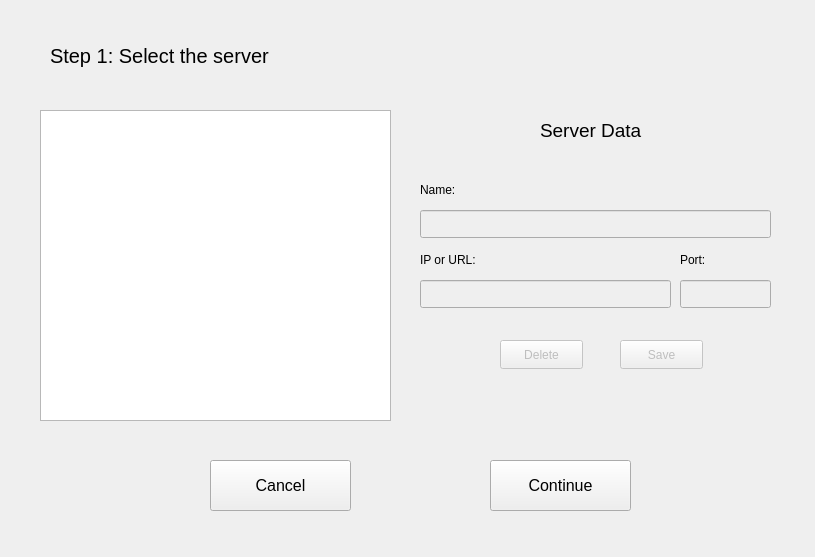
<?xml version="1.0" encoding="UTF-8"?>
<ui version="4.0">
 <class>spslidarDownloadDlg</class>
 <widget class="QDialog" name="spslidarDownloadDlg">
  <property name="geometry">
   <rect>
    <x>0</x>
    <y>0</y>
    <width>815</width>
    <height>557</height>
   </rect>
  </property>
  <property name="windowTitle">
   <string>SPSLiDAR Server Download</string>
  </property>
  <widget class="QStackedWidget" name="stackedWidget">
   <property name="geometry">
    <rect>
     <x>0</x>
     <y>0</y>
     <width>801</width>
     <height>551</height>
    </rect>
   </property>
   <widget class="QWidget" name="page1">
    <widget class="QLabel" name="step1">
     <property name="geometry">
      <rect>
       <x>50</x>
       <y>40</y>
       <width>471</width>
       <height>31</height>
      </rect>
     </property>
     <property name="font">
      <font>
       <pointsize>15</pointsize>
      </font>
     </property>
     <property name="text">
      <string>Step 1: Select the server</string>
     </property>
    </widget>
    <widget class="QPushButton" name="serverContinue">
     <property name="geometry">
      <rect>
       <x>490</x>
       <y>460</y>
       <width>141</width>
       <height>51</height>
      </rect>
     </property>
     <property name="font">
      <font>
       <pointsize>12</pointsize>
      </font>
     </property>
     <property name="text">
      <string>Continue</string>
     </property>
     <property name="autoDefault">
      <bool>false</bool>
     </property>
     <property name="default">
      <bool>true</bool>
     </property>
    </widget>
    <widget class="QListWidget" name="serverList">
     <property name="geometry">
      <rect>
       <x>40</x>
       <y>110</y>
       <width>351</width>
       <height>311</height>
      </rect>
     </property>
    </widget>
    <widget class="QLabel" name="label_2">
     <property name="geometry">
      <rect>
       <x>420</x>
       <y>180</y>
       <width>63</width>
       <height>20</height>
      </rect>
     </property>
     <property name="text">
      <string>Name:</string>
     </property>
    </widget>
    <widget class="QLineEdit" name="serverName">
     <property name="enabled">
      <bool>false</bool>
     </property>
     <property name="geometry">
      <rect>
       <x>420</x>
       <y>210</y>
       <width>351</width>
       <height>28</height>
      </rect>
     </property>
     <property name="readOnly">
      <bool>false</bool>
     </property>
    </widget>
    <widget class="QLabel" name="label_3">
     <property name="geometry">
      <rect>
       <x>420</x>
       <y>250</y>
       <width>71</width>
       <height>20</height>
      </rect>
     </property>
     <property name="text">
      <string>IP or URL:</string>
     </property>
    </widget>
    <widget class="QLabel" name="label_4">
     <property name="geometry">
      <rect>
       <x>680</x>
       <y>250</y>
       <width>71</width>
       <height>20</height>
      </rect>
     </property>
     <property name="text">
      <string>Port:</string>
     </property>
    </widget>
    <widget class="QLineEdit" name="serverIP">
     <property name="enabled">
      <bool>false</bool>
     </property>
     <property name="geometry">
      <rect>
       <x>420</x>
       <y>280</y>
       <width>251</width>
       <height>28</height>
      </rect>
     </property>
     <property name="readOnly">
      <bool>false</bool>
     </property>
    </widget>
    <widget class="QLineEdit" name="serverPort">
     <property name="enabled">
      <bool>false</bool>
     </property>
     <property name="geometry">
      <rect>
       <x>680</x>
       <y>280</y>
       <width>91</width>
       <height>28</height>
      </rect>
     </property>
     <property name="readOnly">
      <bool>false</bool>
     </property>
    </widget>
    <widget class="QLabel" name="label_5">
     <property name="geometry">
      <rect>
       <x>540</x>
       <y>120</y>
       <width>131</width>
       <height>20</height>
      </rect>
     </property>
     <property name="font">
      <font>
       <pointsize>14</pointsize>
      </font>
     </property>
     <property name="text">
      <string>Server Data</string>
     </property>
    </widget>
    <widget class="QPushButton" name="saveButton">
     <property name="enabled">
      <bool>false</bool>
     </property>
     <property name="geometry">
      <rect>
       <x>620</x>
       <y>340</y>
       <width>83</width>
       <height>29</height>
      </rect>
     </property>
     <property name="text">
      <string>Save</string>
     </property>
     <property name="default">
      <bool>false</bool>
     </property>
     <property name="flat">
      <bool>false</bool>
     </property>
    </widget>
    <widget class="QPushButton" name="deleteButton">
     <property name="enabled">
      <bool>false</bool>
     </property>
     <property name="geometry">
      <rect>
       <x>500</x>
       <y>340</y>
       <width>83</width>
       <height>29</height>
      </rect>
     </property>
     <property name="text">
      <string>Delete</string>
     </property>
     <property name="default">
      <bool>false</bool>
     </property>
     <property name="flat">
      <bool>false</bool>
     </property>
    </widget>
    <widget class="QPushButton" name="serverCancel">
     <property name="geometry">
      <rect>
       <x>210</x>
       <y>460</y>
       <width>141</width>
       <height>51</height>
      </rect>
     </property>
     <property name="font">
      <font>
       <pointsize>12</pointsize>
      </font>
     </property>
     <property name="text">
      <string>Cancel</string>
     </property>
     <property name="autoDefault">
      <bool>false</bool>
     </property>
    </widget>
   </widget>
   <widget class="QWidget" name="page2">
    <widget class="QLabel" name="step2">
     <property name="geometry">
      <rect>
       <x>60</x>
       <y>50</y>
       <width>371</width>
       <height>31</height>
      </rect>
     </property>
     <property name="font">
      <font>
       <pointsize>15</pointsize>
      </font>
     </property>
     <property name="text">
      <string>Step 2: Select a Dataset</string>
     </property>
    </widget>
    <widget class="QListWidget" name="workspaceList">
     <property name="geometry">
      <rect>
       <x>50</x>
       <y>130</y>
       <width>311</width>
       <height>341</height>
      </rect>
     </property>
    </widget>
    <widget class="QListWidget" name="datasetList">
     <property name="geometry">
      <rect>
       <x>420</x>
       <y>130</y>
       <width>331</width>
       <height>341</height>
      </rect>
     </property>
    </widget>
    <widget class="QPushButton" name="backWorkspace">
     <property name="geometry">
      <rect>
       <x>160</x>
       <y>490</y>
       <width>131</width>
       <height>51</height>
      </rect>
     </property>
     <property name="font">
      <font>
       <pointsize>12</pointsize>
      </font>
     </property>
     <property name="text">
      <string>Back</string>
     </property>
     <property name="autoDefault">
      <bool>false</bool>
     </property>
     <property name="flat">
      <bool>false</bool>
     </property>
    </widget>
    <widget class="QPushButton" name="continueWorkspace">
     <property name="geometry">
      <rect>
       <x>490</x>
       <y>490</y>
       <width>131</width>
       <height>51</height>
      </rect>
     </property>
     <property name="font">
      <font>
       <pointsize>12</pointsize>
      </font>
     </property>
     <property name="text">
      <string>Continue</string>
     </property>
     <property name="autoDefault">
      <bool>false</bool>
     </property>
     <property name="default">
      <bool>true</bool>
     </property>
    </widget>
    <widget class="QLabel" name="label_6">
     <property name="geometry">
      <rect>
       <x>150</x>
       <y>90</y>
       <width>121</width>
       <height>31</height>
      </rect>
     </property>
     <property name="font">
      <font>
       <pointsize>12</pointsize>
      </font>
     </property>
     <property name="text">
      <string>Workspaces</string>
     </property>
    </widget>
    <widget class="QLabel" name="label_7">
     <property name="geometry">
      <rect>
       <x>540</x>
       <y>90</y>
       <width>81</width>
       <height>31</height>
      </rect>
     </property>
     <property name="font">
      <font>
       <pointsize>12</pointsize>
      </font>
     </property>
     <property name="text">
      <string>Datasets</string>
     </property>
    </widget>
   </widget>
   <widget class="QWidget" name="page3">
    <widget class="QLabel" name="title">
     <property name="geometry">
      <rect>
       <x>260</x>
       <y>40</y>
       <width>260</width>
       <height>41</height>
      </rect>
     </property>
     <property name="font">
      <font>
       <pointsize>15</pointsize>
       <bold>true</bold>
      </font>
     </property>
     <property name="text">
      <string>Dataset Specification</string>
     </property>
    </widget>
    <widget class="QLabel" name="name">
     <property name="geometry">
      <rect>
       <x>30</x>
       <y>120</y>
       <width>63</width>
       <height>20</height>
      </rect>
     </property>
     <property name="text">
      <string>Name</string>
     </property>
    </widget>
    <widget class="QLabel" name="description">
     <property name="geometry">
      <rect>
       <x>30</x>
       <y>160</y>
       <width>91</width>
       <height>20</height>
      </rect>
     </property>
     <property name="text">
      <string>Description</string>
     </property>
    </widget>
    <widget class="QLabel" name="dateOfAcquisition">
     <property name="geometry">
      <rect>
       <x>30</x>
       <y>200</y>
       <width>151</width>
       <height>20</height>
      </rect>
     </property>
     <property name="text">
      <string>Date Of Acquisition</string>
     </property>
    </widget>
    <widget class="QLabel" name="boundingBox">
     <property name="geometry">
      <rect>
       <x>320</x>
       <y>250</y>
       <width>141</width>
       <height>31</height>
      </rect>
     </property>
     <property name="font">
      <font>
       <pointsize>12</pointsize>
       <bold>true</bold>
      </font>
     </property>
     <property name="text">
      <string>Bounding Box</string>
     </property>
    </widget>
    <widget class="QLabel" name="southWestBottom">
     <property name="geometry">
      <rect>
       <x>110</x>
       <y>280</y>
       <width>141</width>
       <height>20</height>
      </rect>
     </property>
     <property name="text">
      <string>South-West Bottom</string>
     </property>
    </widget>
    <widget class="QLabel" name="northEastTop">
     <property name="geometry">
      <rect>
       <x>480</x>
       <y>280</y>
       <width>121</width>
       <height>20</height>
      </rect>
     </property>
     <property name="text">
      <string>North-East Top</string>
     </property>
    </widget>
    <widget class="QLabel" name="southWestBottom_easting">
     <property name="geometry">
      <rect>
       <x>30</x>
       <y>320</y>
       <width>101</width>
       <height>20</height>
      </rect>
     </property>
     <property name="text">
      <string>Easting</string>
     </property>
    </widget>
    <widget class="QLabel" name="southWestBottom_northing">
     <property name="geometry">
      <rect>
       <x>30</x>
       <y>360</y>
       <width>111</width>
       <height>20</height>
      </rect>
     </property>
     <property name="text">
      <string>Northing</string>
     </property>
    </widget>
    <widget class="QLabel" name="southWestBottom_Height">
     <property name="geometry">
      <rect>
       <x>30</x>
       <y>400</y>
       <width>63</width>
       <height>20</height>
      </rect>
     </property>
     <property name="text">
      <string>Height</string>
     </property>
    </widget>
    <widget class="QLabel" name="southWestBottom_zone">
     <property name="geometry">
      <rect>
       <x>30</x>
       <y>440</y>
       <width>63</width>
       <height>20</height>
      </rect>
     </property>
     <property name="text">
      <string>Zone</string>
     </property>
    </widget>
    <widget class="QLabel" name="northEastTop_easting">
     <property name="geometry">
      <rect>
       <x>410</x>
       <y>310</y>
       <width>101</width>
       <height>20</height>
      </rect>
     </property>
     <property name="text">
      <string>Easting</string>
     </property>
    </widget>
    <widget class="QLabel" name="northEastTop_northing">
     <property name="geometry">
      <rect>
       <x>410</x>
       <y>360</y>
       <width>111</width>
       <height>20</height>
      </rect>
     </property>
     <property name="text">
      <string>Northing</string>
     </property>
    </widget>
    <widget class="QLabel" name="northEastTop_height">
     <property name="geometry">
      <rect>
       <x>410</x>
       <y>400</y>
       <width>63</width>
       <height>20</height>
      </rect>
     </property>
     <property name="text">
      <string>Height</string>
     </property>
    </widget>
    <widget class="QLabel" name="northEastTop_zone">
     <property name="geometry">
      <rect>
       <x>410</x>
       <y>440</y>
       <width>63</width>
       <height>20</height>
      </rect>
     </property>
     <property name="text">
      <string>Zone</string>
     </property>
    </widget>
    <widget class="QLabel" name="datablockSize">
     <property name="geometry">
      <rect>
       <x>380</x>
       <y>120</y>
       <width>161</width>
       <height>20</height>
      </rect>
     </property>
     <property name="text">
      <string>Datablock Size</string>
     </property>
    </widget>
    <widget class="QLabel" name="datablockFormat">
     <property name="geometry">
      <rect>
       <x>380</x>
       <y>150</y>
       <width>161</width>
       <height>20</height>
      </rect>
     </property>
     <property name="text">
      <string>Datablock Format</string>
     </property>
    </widget>
    <widget class="QTextBrowser" name="output_nombre">
     <property name="geometry">
      <rect>
       <x>120</x>
       <y>110</y>
       <width>256</width>
       <height>31</height>
      </rect>
     </property>
    </widget>
    <widget class="QTextBrowser" name="output_descripcion">
     <property name="geometry">
      <rect>
       <x>120</x>
       <y>150</y>
       <width>256</width>
       <height>31</height>
      </rect>
     </property>
    </widget>
    <widget class="QTextBrowser" name="output_fecha">
     <property name="geometry">
      <rect>
       <x>180</x>
       <y>190</y>
       <width>256</width>
       <height>31</height>
      </rect>
     </property>
    </widget>
    <widget class="QTextBrowser" name="output_suroeste_este">
     <property name="geometry">
      <rect>
       <x>140</x>
       <y>310</y>
       <width>256</width>
       <height>31</height>
      </rect>
     </property>
    </widget>
    <widget class="QTextBrowser" name="output_suroeste_norte">
     <property name="geometry">
      <rect>
       <x>140</x>
       <y>350</y>
       <width>256</width>
       <height>31</height>
      </rect>
     </property>
    </widget>
    <widget class="QTextBrowser" name="output_suroeste_altura">
     <property name="geometry">
      <rect>
       <x>140</x>
       <y>390</y>
       <width>256</width>
       <height>31</height>
      </rect>
     </property>
    </widget>
    <widget class="QTextBrowser" name="output_suroeste_zona">
     <property name="geometry">
      <rect>
       <x>140</x>
       <y>430</y>
       <width>256</width>
       <height>31</height>
      </rect>
     </property>
    </widget>
    <widget class="QTextBrowser" name="output_noreste_este">
     <property name="geometry">
      <rect>
       <x>520</x>
       <y>310</y>
       <width>256</width>
       <height>31</height>
      </rect>
     </property>
    </widget>
    <widget class="QTextBrowser" name="output_noreste_norte">
     <property name="geometry">
      <rect>
       <x>520</x>
       <y>350</y>
       <width>256</width>
       <height>31</height>
      </rect>
     </property>
    </widget>
    <widget class="QTextBrowser" name="output_noreste_altura">
     <property name="geometry">
      <rect>
       <x>520</x>
       <y>390</y>
       <width>256</width>
       <height>31</height>
      </rect>
     </property>
    </widget>
    <widget class="QTextBrowser" name="output_noreste_zona">
     <property name="geometry">
      <rect>
       <x>520</x>
       <y>430</y>
       <width>256</width>
       <height>31</height>
      </rect>
     </property>
    </widget>
    <widget class="QTextBrowser" name="output_tamDatablock">
     <property name="geometry">
      <rect>
       <x>520</x>
       <y>110</y>
       <width>256</width>
       <height>31</height>
      </rect>
     </property>
    </widget>
    <widget class="QTextBrowser" name="output_formatoDatablock">
     <property name="geometry">
      <rect>
       <x>520</x>
       <y>150</y>
       <width>256</width>
       <height>31</height>
      </rect>
     </property>
    </widget>
    <widget class="QPushButton" name="datasetConfirm">
     <property name="geometry">
      <rect>
       <x>540</x>
       <y>490</y>
       <width>131</width>
       <height>41</height>
      </rect>
     </property>
     <property name="font">
      <font>
       <pointsize>12</pointsize>
      </font>
     </property>
     <property name="text">
      <string>Confirm</string>
     </property>
     <property name="autoDefault">
      <bool>false</bool>
     </property>
     <property name="default">
      <bool>true</bool>
     </property>
    </widget>
    <widget class="QPushButton" name="datasetBack">
     <property name="geometry">
      <rect>
       <x>150</x>
       <y>490</y>
       <width>131</width>
       <height>41</height>
      </rect>
     </property>
     <property name="font">
      <font>
       <pointsize>12</pointsize>
      </font>
     </property>
     <property name="text">
      <string>Back</string>
     </property>
     <property name="autoDefault">
      <bool>false</bool>
     </property>
    </widget>
   </widget>
   <widget class="QWidget" name="page">
    <widget class="QLabel" name="label">
     <property name="geometry">
      <rect>
       <x>330</x>
       <y>160</y>
       <width>151</width>
       <height>51</height>
      </rect>
     </property>
     <property name="font">
      <font>
       <pointsize>15</pointsize>
      </font>
     </property>
     <property name="text">
      <string>Downloading</string>
     </property>
    </widget>
    <widget class="QProgressBar" name="progreso">
     <property name="geometry">
      <rect>
       <x>80</x>
       <y>280</y>
       <width>661</width>
       <height>23</height>
      </rect>
     </property>
     <property name="value">
      <number>45</number>
     </property>
    </widget>
   </widget>
  </widget>
 </widget>
 <tabstops>
  <tabstop>serverList</tabstop>
  <tabstop>serverName</tabstop>
  <tabstop>serverIP</tabstop>
  <tabstop>serverPort</tabstop>
  <tabstop>deleteButton</tabstop>
  <tabstop>saveButton</tabstop>
  <tabstop>serverCancel</tabstop>
  <tabstop>serverContinue</tabstop>
  <tabstop>workspaceList</tabstop>
  <tabstop>datasetList</tabstop>
  <tabstop>backWorkspace</tabstop>
  <tabstop>continueWorkspace</tabstop>
  <tabstop>output_nombre</tabstop>
  <tabstop>output_descripcion</tabstop>
  <tabstop>output_fecha</tabstop>
  <tabstop>output_tamDatablock</tabstop>
  <tabstop>output_formatoDatablock</tabstop>
  <tabstop>output_suroeste_este</tabstop>
  <tabstop>output_suroeste_norte</tabstop>
  <tabstop>output_suroeste_altura</tabstop>
  <tabstop>output_suroeste_zona</tabstop>
  <tabstop>output_noreste_este</tabstop>
  <tabstop>output_noreste_norte</tabstop>
  <tabstop>output_noreste_altura</tabstop>
  <tabstop>output_noreste_zona</tabstop>
  <tabstop>datasetConfirm</tabstop>
  <tabstop>datasetBack</tabstop>
 </tabstops>
 <resources/>
 <connections>
  <connection>
   <sender>serverList</sender>
   <signal>itemClicked(QListWidgetItem*)</signal>
   <receiver>spslidarDownloadDlg</receiver>
   <slot>serverClicked()</slot>
   <hints>
    <hint type="sourcelabel">
     <x>288</x>
     <y>322</y>
    </hint>
    <hint type="destinationlabel">
     <x>751</x>
     <y>166</y>
    </hint>
   </hints>
  </connection>
  <connection>
   <sender>saveButton</sender>
   <signal>clicked()</signal>
   <receiver>spslidarDownloadDlg</receiver>
   <slot>saveServer()</slot>
   <hints>
    <hint type="sourcelabel">
     <x>648</x>
     <y>360</y>
    </hint>
    <hint type="destinationlabel">
     <x>683</x>
     <y>401</y>
    </hint>
   </hints>
  </connection>
  <connection>
   <sender>deleteButton</sender>
   <signal>clicked()</signal>
   <receiver>spslidarDownloadDlg</receiver>
   <slot>deleteServer()</slot>
   <hints>
    <hint type="sourcelabel">
     <x>529</x>
     <y>358</y>
    </hint>
    <hint type="destinationlabel">
     <x>751</x>
     <y>441</y>
    </hint>
   </hints>
  </connection>
  <connection>
   <sender>workspaceList</sender>
   <signal>itemClicked(QListWidgetItem*)</signal>
   <receiver>spslidarDownloadDlg</receiver>
   <slot>clickWorkspace()</slot>
   <hints>
    <hint type="sourcelabel">
     <x>298</x>
     <y>327</y>
    </hint>
    <hint type="destinationlabel">
     <x>751</x>
     <y>329</y>
    </hint>
   </hints>
  </connection>
  <connection>
   <sender>datasetList</sender>
   <signal>itemClicked(QListWidgetItem*)</signal>
   <receiver>spslidarDownloadDlg</receiver>
   <slot>clickDataset()</slot>
   <hints>
    <hint type="sourcelabel">
     <x>602</x>
     <y>258</y>
    </hint>
    <hint type="destinationlabel">
     <x>808</x>
     <y>212</y>
    </hint>
   </hints>
  </connection>
  <connection>
   <sender>serverContinue</sender>
   <signal>clicked()</signal>
   <receiver>spslidarDownloadDlg</receiver>
   <slot>serverContinue()</slot>
   <hints>
    <hint type="sourcelabel">
     <x>565</x>
     <y>483</y>
    </hint>
    <hint type="destinationlabel">
     <x>808</x>
     <y>464</y>
    </hint>
   </hints>
  </connection>
  <connection>
   <sender>backWorkspace</sender>
   <signal>clicked()</signal>
   <receiver>spslidarDownloadDlg</receiver>
   <slot>comeBack()</slot>
   <hints>
    <hint type="sourcelabel">
     <x>261</x>
     <y>496</y>
    </hint>
    <hint type="destinationlabel">
     <x>808</x>
     <y>482</y>
    </hint>
   </hints>
  </connection>
  <connection>
   <sender>continueWorkspace</sender>
   <signal>clicked()</signal>
   <receiver>spslidarDownloadDlg</receiver>
   <slot>workspaceContinue()</slot>
   <hints>
    <hint type="sourcelabel">
     <x>569</x>
     <y>502</y>
    </hint>
    <hint type="destinationlabel">
     <x>808</x>
     <y>530</y>
    </hint>
   </hints>
  </connection>
  <connection>
   <sender>serverCancel</sender>
   <signal>clicked()</signal>
   <receiver>spslidarDownloadDlg</receiver>
   <slot>cancel()</slot>
   <hints>
    <hint type="sourcelabel">
     <x>286</x>
     <y>474</y>
    </hint>
    <hint type="destinationlabel">
     <x>808</x>
     <y>387</y>
    </hint>
   </hints>
  </connection>
  <connection>
   <sender>datasetConfirm</sender>
   <signal>clicked()</signal>
   <receiver>spslidarDownloadDlg</receiver>
   <slot>confirm()</slot>
   <hints>
    <hint type="sourcelabel">
     <x>595</x>
     <y>515</y>
    </hint>
    <hint type="destinationlabel">
     <x>809</x>
     <y>517</y>
    </hint>
   </hints>
  </connection>
  <connection>
   <sender>datasetBack</sender>
   <signal>clicked()</signal>
   <receiver>spslidarDownloadDlg</receiver>
   <slot>comeBackDataset()</slot>
   <hints>
    <hint type="sourcelabel">
     <x>208</x>
     <y>513</y>
    </hint>
    <hint type="destinationlabel">
     <x>810</x>
     <y>556</y>
    </hint>
   </hints>
  </connection>
 </connections>
 <slots>
  <slot>serverContinue()</slot>
  <slot>clickWorkspace()</slot>
  <slot>workspaceContinue()</slot>
  <slot>clickDataset()</slot>
  <slot>cancel()</slot>
  <slot>confirm()</slot>
  <slot>serverClicked()</slot>
  <slot>saveServer()</slot>
  <slot>deleteServer()</slot>
  <slot>comeBack()</slot>
  <slot>comeBackDataset()</slot>
 </slots>
</ui>
